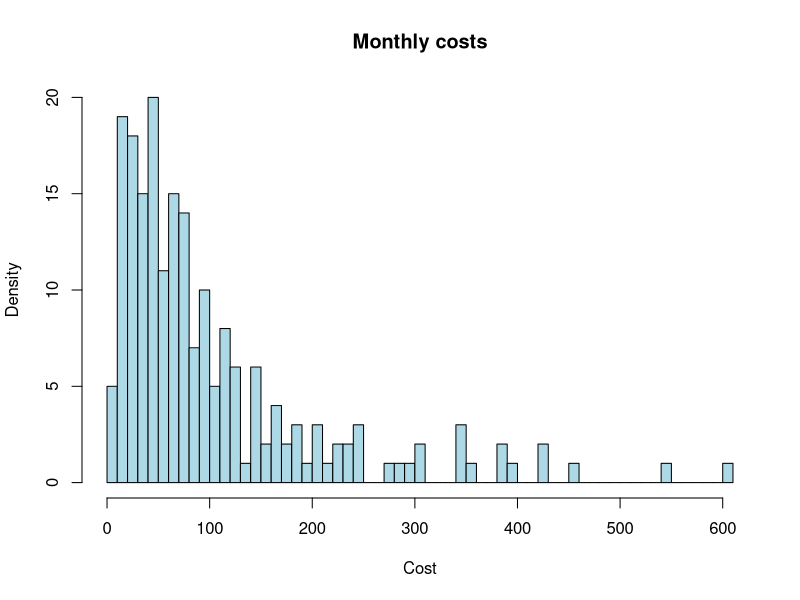

This chart was generated by the following R code: (Note: this script raises an error after producing the figure.)
# Applied biostatistics I - Exercise 18
# Rares Cristea, Lionel Rohner, Thibault Schowing
#
# 14.11.19


# Scan file
scan("health-care-cost.txt")


# Load MASS library
library(MASS)

cost <- read.csv("health-care-cost.txt", header = F)
str(cost)
hist(cost$V1, breaks = 80, col = "light blue", border = "black", ylab = "Density", xlab = "Cost", main = "Monthly costs")

f1 <- fitdistr(cost$V1, "Poisson")


f2 <- fitdistr(cost$V1, "normal")
f2


f3 <- fitdistr(cost$V1, "exponential")

x = 0:600; lambda_ = f1$estimate[1]; lambda
curve(dnorm(x, 102, sqrt(102)), lwd=2, col="red", add = T)

# dnorm(x, lambda_, sqrt(lambda_))

# Two identical ways
qqplot(cost$V1, dpois(x, lambda_))
qqplot(cost$V1, dnorm(x, lambda_, sqrt(lambda_)))


qqnorm(cost$V1)
qqline(cost$V1, col = "red")

qqnorm(dnorm(x, 102, sqrt(102)))
qqline(dnorm(x, 102, sqrt(102)), col = "red")

# https://rcompanion.org/handbook/I_12.html
# https://math.stackexchange.com/questions/2412983/plotting-in-r-probability-mass-function-for-a-poisson-distribution


# Log transform the data
cost$logV1 <- log(cost$V1)

# Plot the log transformed data
hist(cost$logV1, breaks = 80, col = "light blue", border = "black", ylab = "Density", xlab = "Cost", main = "Monthly costs")

